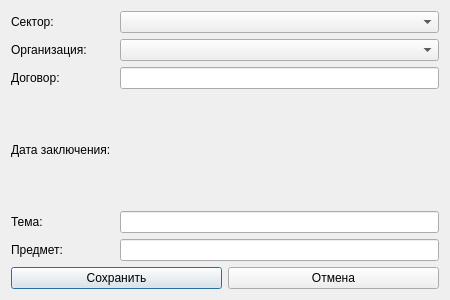
<?xml version="1.0" encoding="UTF-8"?>
<ui version="4.0">
 <class>DealDialog</class>
 <widget class="QDialog" name="DealDialog">
  <property name="geometry">
   <rect>
    <x>0</x>
    <y>0</y>
    <width>450</width>
    <height>300</height>
   </rect>
  </property>
  <property name="minimumSize">
   <size>
    <width>450</width>
    <height>300</height>
   </size>
  </property>
  <property name="maximumSize">
   <size>
    <width>450</width>
    <height>300</height>
   </size>
  </property>
  <property name="windowTitle">
   <string>Добавление нового договора</string>
  </property>
  <property name="modal">
   <bool>true</bool>
  </property>
  <layout class="QGridLayout" name="gridLayout">
   <item row="0" column="0">
    <widget class="QLabel" name="label">
     <property name="text">
      <string>Сектор:</string>
     </property>
    </widget>
   </item>
   <item row="0" column="1" colspan="3">
    <widget class="MyComboBox" name="secCombo"/>
   </item>
   <item row="2" column="0">
    <widget class="QLabel" name="label_2">
     <property name="text">
      <string>Договор:</string>
     </property>
    </widget>
   </item>
   <item row="2" column="1" colspan="3">
    <widget class="QLineEdit" name="dealEdit"/>
   </item>
   <item row="4" column="0">
    <widget class="QLabel" name="label_3">
     <property name="text">
      <string>Тема:</string>
     </property>
    </widget>
   </item>
   <item row="4" column="1" colspan="3">
    <widget class="QLineEdit" name="themeEdit"/>
   </item>
   <item row="5" column="0">
    <widget class="QLabel" name="label_4">
     <property name="text">
      <string>Предмет:</string>
     </property>
    </widget>
   </item>
   <item row="5" column="1" colspan="3">
    <widget class="QLineEdit" name="itemEdit"/>
   </item>
   <item row="7" column="0" colspan="2">
    <widget class="QPushButton" name="saveButton">
     <property name="toolTip">
      <string>Сохранить договор</string>
     </property>
     <property name="text">
      <string>Сохранить</string>
     </property>
     <property name="default">
      <bool>true</bool>
     </property>
    </widget>
   </item>
   <item row="7" column="2" colspan="2">
    <widget class="QPushButton" name="rejectButton">
     <property name="text">
      <string>Отмена</string>
     </property>
    </widget>
   </item>
   <item row="1" column="0">
    <widget class="QLabel" name="label_5">
     <property name="text">
      <string>Организация:</string>
     </property>
    </widget>
   </item>
   <item row="1" column="1" colspan="3">
    <widget class="MyComboBox" name="orgCombo"/>
   </item>
   <item row="3" column="0">
    <widget class="QLabel" name="label_6">
     <property name="text">
      <string>Дата заключения:</string>
     </property>
    </widget>
   </item>
   <item row="3" column="1" colspan="3">
    <widget class="MyDateEdit" name="dateEdit" native="true"/>
   </item>
  </layout>
 </widget>
 <customwidgets>
  <customwidget>
   <class>MyComboBox</class>
   <extends>QComboBox</extends>
   <header location="global">mycombobox.h</header>
   <container>1</container>
  </customwidget>
  <customwidget>
   <class>MyDateEdit</class>
   <extends>QWidget</extends>
   <header location="global">mydateedit.h</header>
   <container>1</container>
  </customwidget>
 </customwidgets>
 <resources/>
 <connections/>
</ui>
